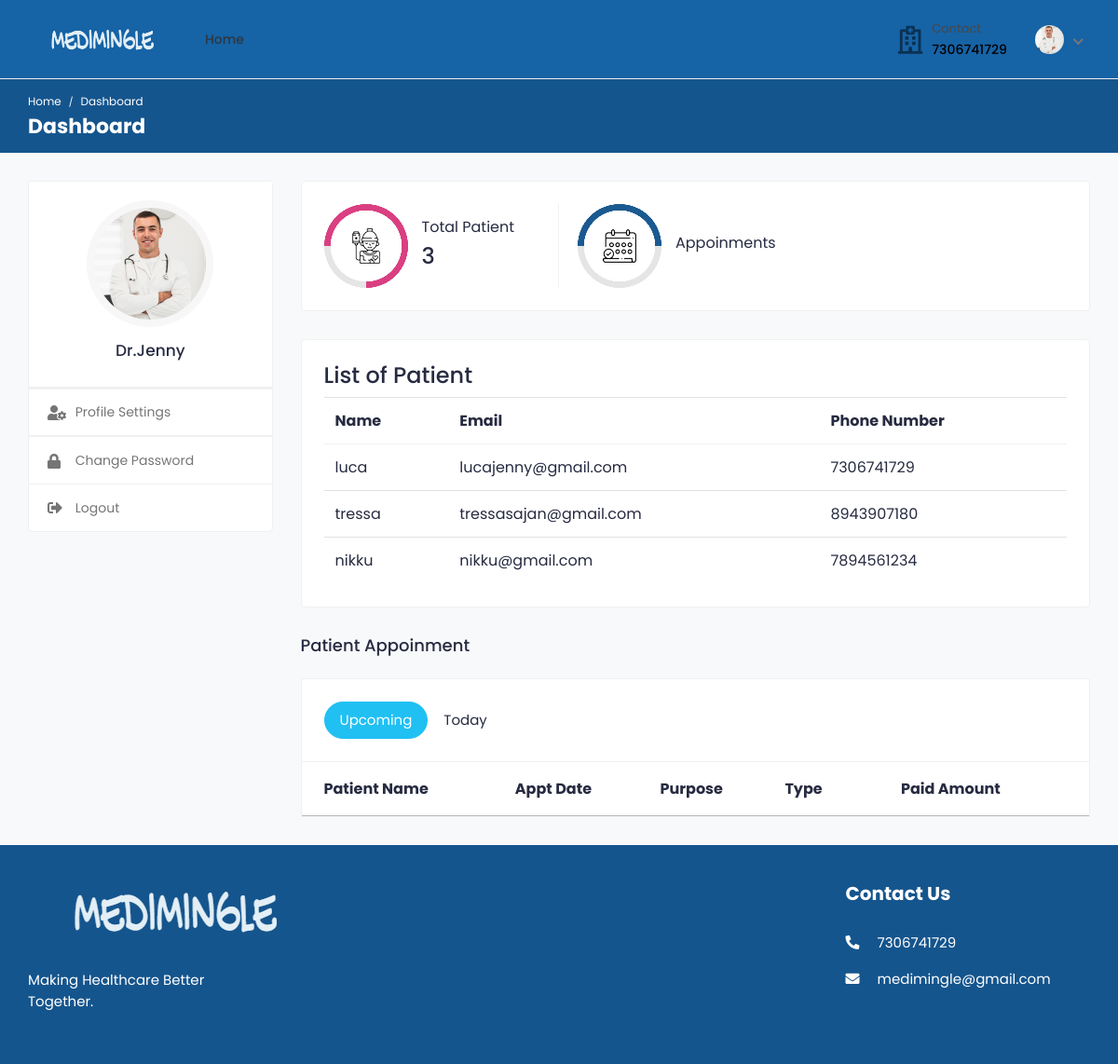
The page /doctor_dashboard/ (signed in) on the database as committed earlier.
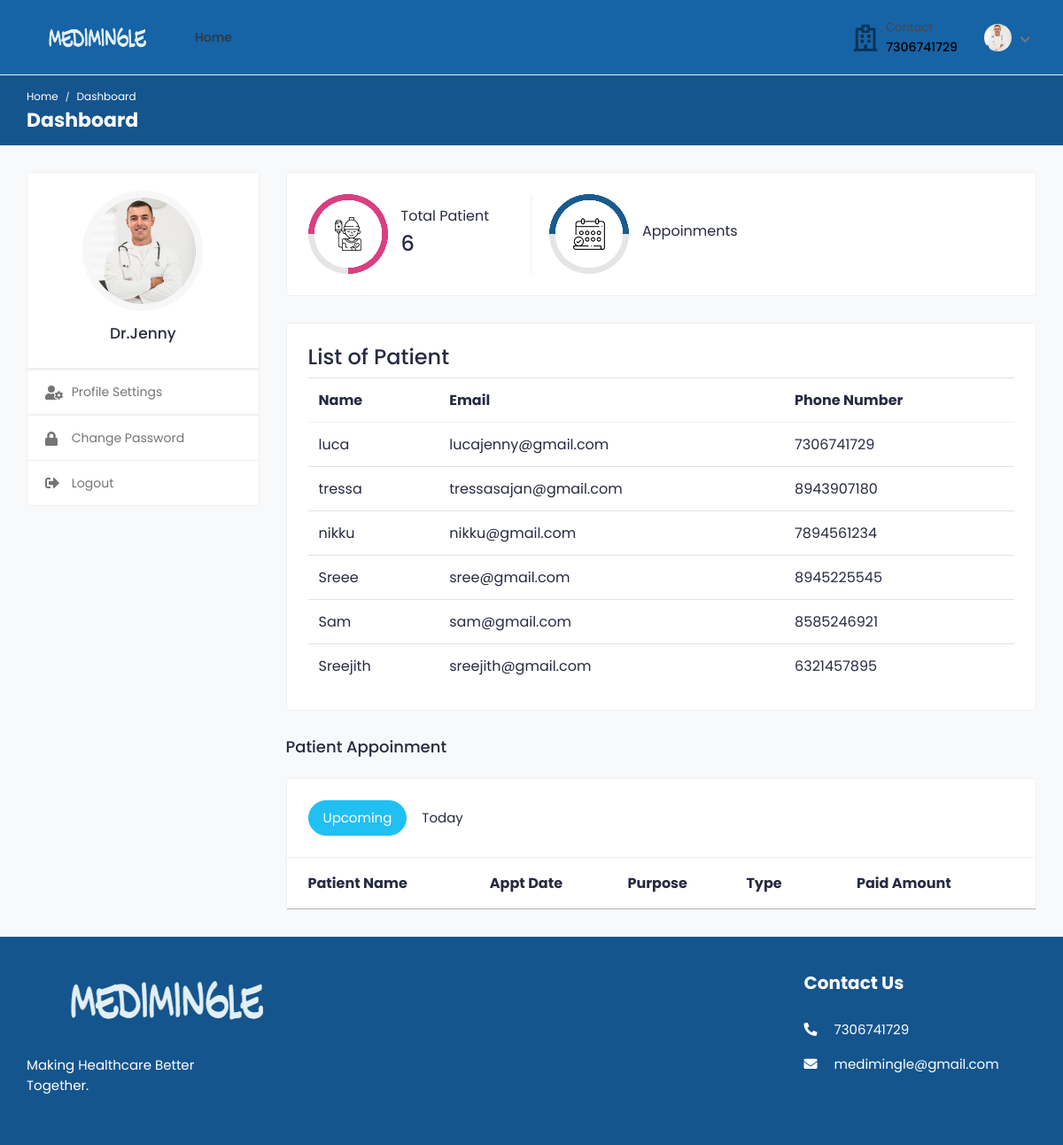
The same page on the database as committed later.
### medi/models.py (models this page shows, shortened)
class tbl_user(AbstractUser):
    email=models.EmailField(unique=True)
    phone_number=models.CharField(max_length=15, null=True)
    USER_TYPE_CHOICES = (
        ('patient', 'Patient'),('doctor', 'Doctor'),
    )
    user_type = models.CharField(
        max_length=10,
        choices=USER_TYPE_CHOICES,
        default='patient',  # You can set a default value if needed
    )

### medi/views.py (the view)
# urls.py: path('doctor_dashboard/',views.doctor_dashboard,name='doctor_dashboard'),
@login_required(login_url='signin')
def doctor_dashboard(request):
    pat=tbl_user.objects.filter(user_type='patient').exclude(is_superuser=True)
    pat_count=pat.count()
    context={
        "pat":pat,
        "pat_count":pat_count
    }
    return render(request,'doctor_dashboard.html',context)

### templates/doctor_dashboard.html (shortened to what this page needs)
{% load static %}
<html lang="en">
<head>
		<link rel="stylesheet" href="{% static '/assets/css/bootstrap.min.css' %}">
		<link rel="stylesheet" href="{% static '/assets/plugins/fontawesome/css/fontawesome.min.css' %}">
		<link rel="stylesheet" href="{% static '/assets/plugins/fontawesome/css/all.min.css' %}">
		<link rel="stylesheet" href="{% static '/assets/css/style.css' %}">
	</head>
	<body>
		<div class="main-wrapper">
			<header class="header">
				<nav class="navbar navbar-expand-lg header-nav">
					<div class="navbar-header">
						<a href="index-2.html" class="navbar-brand logo">
							<img src="{% static '/assets/img/logo.png' %}" class="img-fluid" alt="Logo">
						</a>
					</div>
					<div class="main-menu-wrapper">
						<ul class="main-nav">
							<li>
								<a href="{% url 'homepage' %}">Home</a>
							</li>
						</ul>
					</div>
					<ul class="nav header-navbar-rht">
						<li class="nav-item contact-item">
							<div class="header-contact-img">
								<i class="far fa-hospital"></i>
							</div>
							<div class="header-contact-detail">
								<p class="contact-header">Contact</p>
								<p class="contact-info-header">7306741729</p>
							</div>
						</li>
						<li class="nav-item dropdown has-arrow logged-item">
							<a href="#" class="dropdown-toggle nav-link" data-toggle="dropdown">
								<span class="user-img">
									<img class="rounded-circle" src="assets/img/doctors/doctor-thumb-02.jpg" width="31" alt="Darren Elder">
								</span>
							</a>
						</li>
					</ul>
				</nav>
			</header>
			<div class="breadcrumb-bar">
				<div class="container-fluid">
					<div class="row align-items-center">
						<div class="col-md-12 col-12">
							<nav aria-label="breadcrumb" class="page-breadcrumb">
								<ol class="breadcrumb">
									<li class="breadcrumb-item"><a href="{% url 'homepage'  %}">Home</a></li>
									<li class="breadcrumb-item active" aria-current="page">Dashboard</li>
								</ol>
							</nav>
							<h2 class="breadcrumb-title">Dashboard</h2>
						</div>
					</div>
				</div>
			</div>
			<div class="content">
				<div class="container-fluid">
					<div class="row">
						<div class="col-md-5 col-lg-4 col-xl-3 theiaStickySidebar">
							<div class="profile-sidebar">
								<div class="widget-profile pro-widget-content">
									<div class="profile-info-widget">
										<a href="#" class="booking-doc-img">
											<img src="assets/img/doctors/doctor-thumb-02.jpg" alt="User Image">
										</a>
										<div class="profile-det-info">
											<h3>Dr.{{ user.first_name }}</h3>
										</div>
									</div>
								</div>
								<div class="dashboard-widget">
									<nav class="dashboard-menu">
										<ul>
											<li class="active">
											<li>
											</li>
											<li>
												<a href="{% url 'doctor_profile_settings' %}">
													<i class="fas fa-user-cog"></i>
													<span>Profile Settings</span>
												</a>
											</li>
											<li>
											</li>
											<li>
												<a href="doctor-change-password.html">
													<i class="fas fa-lock"></i>
													<span>Change Password</span>
												</a>
											</li>
											<li>
												<a href="{% url 'signin' %}">
													<i class="fas fa-sign-out-alt"></i>
													<span>Logout</span>
												</a>
											</li>
										</ul>
									</nav>
								</div>
							</div>
						</div>
						<div class="col-md-7 col-lg-8 col-xl-9">
							<div class="row">
								<div class="col-md-12">
									<div class="card dash-card">
										<div class="card-body">
											<div class="row">
												<div class="col-md-12 col-lg-4">
													<div class="dash-widget dct-border-rht">
														<div class="circle-bar circle-bar1">
															<div class="circle-graph1" data-percent="75">
																<img src="{% static '/assets/img/icon-01.png' %}" class="img-fluid" alt="patient">
															</div>
														</div>
														<div class="dash-widget-info">
															<h6>Total Patient</h6>
															<h3>{{pat_count}}</h3>
														</div>
													</div>
												</div>
												<div class="col-md-12 col-lg-4">
													<div class="dash-widget">
														<div class="circle-bar circle-bar3">
															<div class="circle-graph3" data-percent="50">
																<img src="{% static '/assets/img/icon-03.png' %}" class="img-fluid" alt="Patient">
															</div>
														</div>
														<div class="dash-widget-info">
															<h6>Appoinments</h6>
														</div>
													</div>
												</div>
											</div>
										</div>
									</div>
								</div>
							</div>
							<div class="row">
								<div class="col-sm-12">
									<div class="card">
										<div class="card-body">
											<div class="table-responsive">
												<div class="table-responsive">
												<table class="datatable table table-hover table-center mb-0">
													<h3 class="page-title">List of Patient</h3>
													<thead>
														<tr>
															<th>Name</th>
															<th>Email</th>
															<th>Phone Number</th>
														</tr>
													</thead>
													<tbody>
														{% for user in pat %}
														<tr>
															<td>{{ user.first_name }}</td>
															<td>{{ user.email }}</td>
															<td>{{ user.phone_number }}</td>
														</tr>
													{% empty %}
														<tr>
															<td colspan="6">No users found.</td>
														</tr>
													{% endfor %}
													</tbody>
												</table>
											</div>
											</div>
										</div>
									</div>
								</div>
							</div>
							<div class="row">
								<div class="col-md-12">
									<h4 class="mb-4">Patient Appoinment</h4>
									<div class="appointment-tab">
										<ul class="nav nav-tabs nav-tabs-solid nav-tabs-rounded">
											<li class="nav-item">
												<a class="nav-link active" href="#upcoming-appointments" data-toggle="tab">Upcoming</a>
											</li>
											<li class="nav-item">
												<a class="nav-link" href="#today-appointments" data-toggle="tab">Today</a>
											</li>
										</ul>
										<div class="tab-content">
											<div class="tab-pane show active" id="upcoming-appointments">
												<div class="card card-table mb-0">
													<div class="card-body">
														<div class="table-responsive">
															<table class="table table-hover table-center mb-0">
																<thead>
																	<tr>
																		<th>Patient Name</th>
																		<th>Appt Date</th>
																		<th>Purpose</th>
																		<th>Type</th>
																		<th class="text-center">Paid Amount</th>
																		<th></th>
																	</tr>
																</thead>
															</table>
														</div>
													</div>
												</div>
											</div>
										</div>
									</div>
								</div>
							</div>
						</div>
					</div>
				</div>
			</div>
			<footer class="footer">
				<div class="footer-top">
					<div class="container-fluid">
						<div class="row">
							<div class="col-lg-3 col-md-6">
								<div class="footer-widget footer-about">
									<div class="footer-logo">
										<img src="{% static '/assets/img/logo.png' %}" alt="logo">
									</div>
									<div class="footer-about-content">
										<p>Making Healthcare Better Together. </p>
									</div>
								</div>
							</div>
							<div class="col-lg-3 col-md-6">
							</div>
							<div class="col-lg-3 col-md-6">
							</div>
							<div class="col-lg-3 col-md-6">
								<div class="footer-widget footer-contact">
									<h2 class="footer-title">Contact Us</h2>
									<div class="footer-contact-info">
										<p>
											<i class="fas fa-phone-alt"></i>
											7306741729
										</p>
										<p class="mb-0">
											<i class="fas fa-envelope"></i>
											medimingle@gmail.com
										</p>
									</div>
								</div>
							</div>
						</div>
					</div>
				</div>
						</div>
	</body>
</html>

Rows that differ between the two databases and show on the page:
added tbl_user: first_name "Sreee", email "sree@gmail.com", phone_number "8945225545"
added tbl_user: first_name "Sam", email "sam@gmail.com", phone_number "8585246921"
added tbl_user: first_name "Sreejith", email "sreejith@gmail.com", phone_number "6321457895"
Other text that changed with them:
{{ pat_count }}: "3" → "6"
